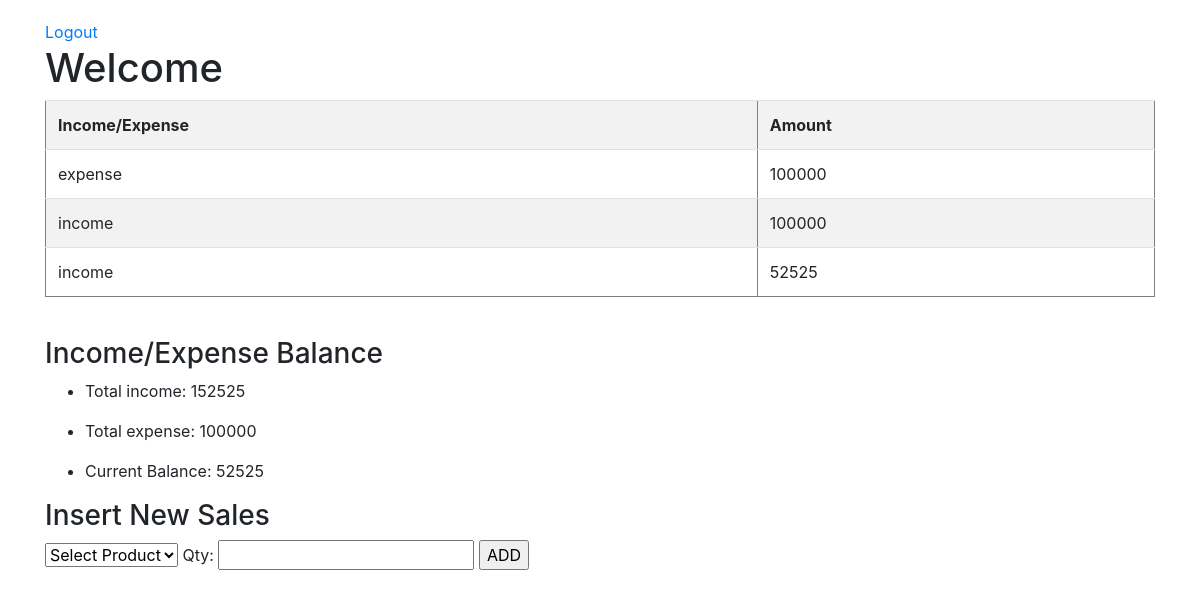
Screenshot of /home.php (signed in) with the database file from the repository.
### tables this page shows
CREATE TABLE `income` (
  `id` int(10) NOT NULL,
  `income` varchar(2000) NOT NULL,
  `tvalue` float NOT NULL,
  `uid` int(3) NOT NULL,
  `cid` int(11) DEFAULT NULL
);

### home.php (the view, shortened to what this page needs)
<?php
$server = "localhost";
$user = "root";
$pass = "";
$database = "income_expense";
$conn = mysqli_connect($server, $user, $pass, $database);
$sid=$_SESSION['id'];
?>
<!DOCTYPE html>
<html lang="en">
    <head>
        <link rel="stylesheet" href="https://cdn.jsdelivr.net/npm/bootstrap@4.3.1/dist/css/bootstrap.min.css">
        <link rel="stylesheet" href="style.css">
    </head>
    <body>
        <div class="container">
            <a href="logout.php" >Logout</a>
            <?php echo "<h1>Welcome</h1>"; ?>
            <table border="1" class="table table-striped">
                <th>Income/Expense</th>
                <th>Amount</th>
                <?php
                $query=$conn->query("select * from income left join category on category.cid=income.cid WHERE uid LIKE $sid" );
                while($row=$query->fetch_array()) {
                ?>
                <tr>
                    <td><?php
                    $category = $row['income'];
                    if($category == 1)
                    {
                        echo "income";
                    }
                    else if($category == 2)
                    {
                        echo "expense";
                    }
                        ?>
                    </td>
                    <td><?php echo $row['tvalue']; ?></td>
                </tr>
                <?php
                }
                ?>
            </table>
            <div>
                <br>
                <h3>Income/Expense Balance</h3>
                <ul>
                    <?php
                    $a=$conn->query("select *, sum(tvalue) as total_sales from income WHERE uid LIKE $sid AND income LIKE '1'");
                    while($arow=$a->fetch_array()){
                    ?>
                    <li>Total income: <?php
                        echo $arow['total_sales'];
                        $income = $arow['total_sales'];
                        ?>
                    </li>
                    <?php
                    }
                    ?>
                </ul>
                <ul>
                    <?php
                    $a=$conn->query("select *, sum(tvalue) as total_expense from income WHERE uid LIKE $sid AND income LIKE '2'");
                    while($arow=$a->fetch_array()){
                    ?>
                    <li>Total expense: <?php
                        echo $arow['total_expense'];
                        $expense = 0 - $arow['total_expense'];
                        ?>
                    </li>
                    <?php
                    }
                    ?>
                </ul>
                <ul>
                    <li>Current Balance:
                        <?php
                        $balance = $income + $expense;
                        echo $balance;
                        ?>
                    </li>
                </ul>
                <h3>Insert New Sales</h3>
                <form method="POST" action="add_sale.php">
                    <select class="form-select" aria-label="Default select example" name="sales_product">
                        <option value="0">Select Product</option>
                    </select>
                    Qty: <input type="text" name="tvalue" required>
                    <input type="submit" value="ADD">
                </form>
                <br>
                <br>
                <br>
                <br>
            </div>
        </div>
    </body>
</html>

### style.css (style rules this page uses)
.container { margin-top: 20px; }

### rows the page displays
income: income "expense", tvalue "100000", total_expense "100000"
income: income "income", tvalue "100000", total_sales "152525"
income: income "income", tvalue "52525"

### other values shown
$balance "52525"
